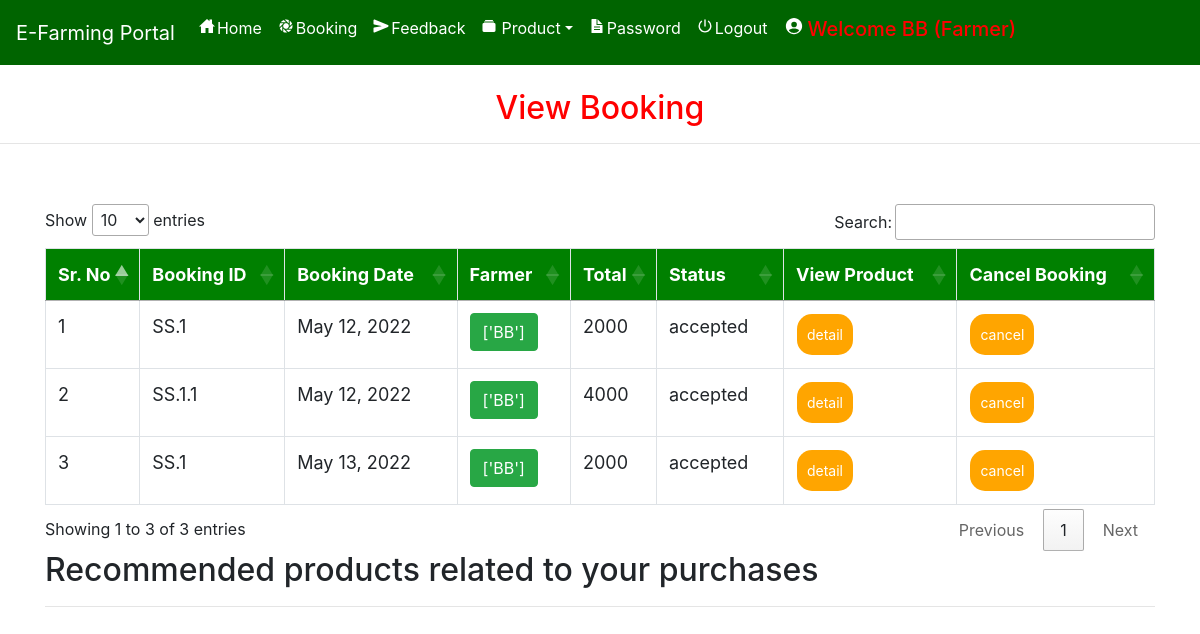
Page /view_booking (signed in) on the committed database.
### farmerapp/models.py (models this page shows, shortened)
class Booking(models.Model):
    status = models.ForeignKey(Status, on_delete=models.CASCADE, null=True)
    profile = models.ForeignKey(Profile, on_delete=models.CASCADE, null=True)
    farmer =  models.TextField(null=True)
    booking_id = models.CharField(max_length=200,null=True)
    quantity = models.CharField(max_length=100,null=True)
    payment_id = models.CharField(max_length=200,null=True)
    payment_status = models.CharField(max_length=200,null=True, default="Pending")
    book_date = models.CharField(max_length=30, null=True)
    total = models.IntegerField(null=True)

class Status(models.Model):
    name = models.CharField(max_length=20, null=True)

### farmerapp/views.py (the view)
# urls.py: path('view_booking', View_Booking, name='view_booking'),
def View_Booking(request):
    user = User.objects.get(id=request.user.id)
    profile = Profile.objects.get(user=user)
    cart = Cart.objects.filter(profile=profile)
    book = Booking.objects.filter(profile=profile)
    if profile.user_type == "Seller":
        book = Booking.objects.filter(farmer__icontains=request.user.username)
    pro = recommended_product(request)
    num1=0
    for i in cart:
        num1 += 1
    d = {'book': book,'num1':num1, 'pro':pro}
    return render(request, 'view_booking.html', d)

### farmerapp/views.py (called while the page is built)
def recommended_product(request):
    user = User.objects.get(id=request.user.id)
    profile = Profile.objects.get(user=user)
    book = Booking.objects.filter(profile=profile).order_by('-id')[:2]
    recommend = []
    for i in book:
        recommend+=i.booking_id.split('.')[1:]
    pro1 = Product.objects.filter(id__in=recommend)
    cat = []
    for i in pro1:
        if not i.category.id in cat:
            cat.append(i.category.id)
    pro = Product.objects.filter(category__id__in=cat).order_by('?')
    return pro

### farmerapp/templates/view_booking.html (shortened to what this page needs)
{% extends 'navigation.html' %}
{% block body %}
<center><h2 style="color:red;margin-top:2%">View Booking</h2></center><hr>
 <div class="container">
<table class="table table-bordered" id="myTable">
  <thead>
  <tr>
    <th>Sr. No</th>
    <th>Booking ID</th>
    <th>Booking Date</th>
      <th>Farmer</th>
      <th>Total</th>
      <th>Status</th>
    <th>View Product</th>
    <th>Cancel Booking</th>
  </tr>
  </thead>
   <tbody>
{% for i in book %}
  <tr>
      <td>{{forloop.counter}}</td>
    <td>{{i.booking_id}}</td>
    <td>{{i.book_date}}</td>
      <td>
        <a href="farmer_detail/{{i.id}}">
          <button class="btn btn-success">{{i.farmer}}</button>
        </a>
      </td>
      <td>{{i.total}}</td>
      <td>{{i.status.name}}</td>
      <td><a href="{% url 'booking_detail' i.booking_id i.id %}"><button class="button button1">detail</button></a></td>
      <td><a href="{% url 'delete_booking' i.booking_id i.id %}" onclick="return confirm('Are you sure?')"><button class="button button1" id="#delete">cancel</button></a></td>
  </tr>
   {% endfor %}
    </tbody>
</table>
 </div>
<div class="container">
    <h2>Recommended products related to your purchases</h2><hr>
</div>
{% endblock %}

### farmerapp/templates/navigation.html (style rules this page uses)
* { box-sizing: border-box; }
#myTable { border-collapse: collapse; width: 100%; border: 1px solid #ddd; font-size: 18px; }
#myTable th { text-align: left; padding: 12px; background-color: green; color: white; }
#myTable td { text-align: left; padding: 12px; background-color: white; }
#myTable tr { border-bottom: 1px solid #ddd; }
.button { background-color: orange; border: none; color: white; padding: 10px; text-align: center; text-decoration: none; display: inline-block; font-size: 14px; margin: 1px 1px; cursor: pointer; }
.button1 { border-radius: 15px; }

### rows in the picture
Booking: booking_id "SS.1", book_date "May 12, 2022", farmer "['BB']", total "2000", status.name "accepted"
Booking: booking_id "SS.1.1", book_date "May 12, 2022", farmer "['BB']", total "4000", status.name "accepted"
Booking: booking_id "SS.1", book_date "May 13, 2022", farmer "['BB']", total "2000", status.name "accepted"
